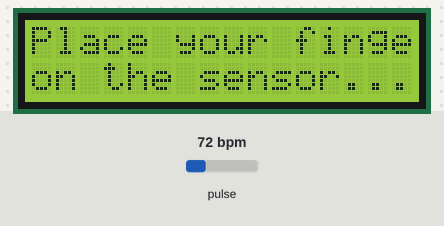
This sketch was run on a simulated Arduino Uno, built with avr-gcc and run on an emulated ATmega328P. Parts: 16×2 character LCD. The test bench sets the inputs (shaded band); at power-on: pulse 72 bpm. What the sketch prints to the serial monitor is not drawn.

Above: at 2.3 s.
2.4 s: pulse set to 130 bpm
At 5.2 s:
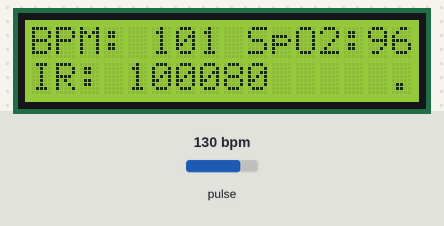
5.4 s: pulse set to 42 bpm
At 8.1 s:
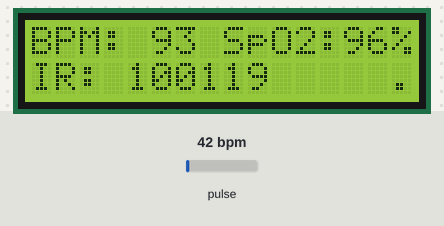
8.4 s: pulse set to 70 bpm
At 11.8 s:
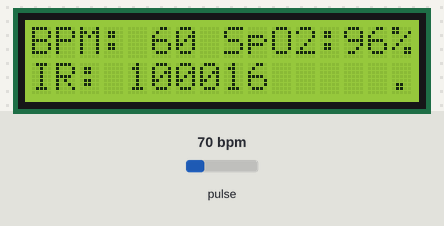
Timing chart, 0 to 13.3 s (numbered marks = the images above; inputs shaded):
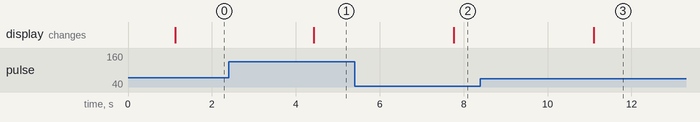

Measured:
- after the input at 2.4 s, the display: changes after 2.0 s (image 1)
- after the input at 5.4 s, the display: changes after 2.4 s (image 2)

The sketch:

vitals.ino
```cpp
#include <Wire.h>
#include "MAX30105.h"
#include "heartRate.h"
#include <LiquidCrystal_I2C.h>

MAX30105 particleSensor;
LiquidCrystal_I2C lcd(0x27, 16, 2);

#define BUFFER_SIZE 100
uint32_t redBuffer[BUFFER_SIZE];
uint32_t irBuffer[BUFFER_SIZE];

#define MAX_VALID_BPM 180
#define MIN_VALID_BPM 40
#define MAX_VALID_SPO2 100
#define MIN_VALID_SPO2 85

float bpmSum = 0;
int bpmCount = 0;
float spo2Sum = 0;
int spo2Count = 0;
float lastValidBPM = -1;
float lastValidSpO2 = -1;

void setup() {
  Serial.begin(9600);
  delay(1000);

  lcd.init();
  lcd.backlight();
  lcd.setCursor(0, 0);
  lcd.print("Initializing...");

  if (!particleSensor.begin(Wire, I2C_SPEED_STANDARD)) {
    lcd.setCursor(0, 1);
    lcd.print("Sensor not found");
    while (1);
  }

  particleSensor.setup();
  particleSensor.setPulseAmplitudeRed(0x0A);
  particleSensor.setPulseAmplitudeIR(0x0A);

  lcd.clear();
  lcd.setCursor(0, 0);
  lcd.print("Place your finger");
  lcd.setCursor(0, 1);
  lcd.print("on the sensor...");
}

void loop() {
  long irValue = particleSensor.getIR();
  long redValue = particleSensor.getRed();

  static int i = 0;
  static float bpm = -1;

  if (irValue < 10000) {
    lcd.setCursor(0, 0);
    lcd.print("Waiting for     ");
    lcd.setCursor(0, 1);
    lcd.print("finger...       ");
    Serial.println("Place finger on sensor...");
    delay(500);
    return;
  }

  redBuffer[i] = redValue;
  irBuffer[i] = irValue;
  i++;

  // Detect heartbeat
  if (checkForBeat(irValue)) {
    static long lastBeat = 0;
    long now = millis();
    long delta = now - lastBeat;
    lastBeat = now;

    float currentBPM = 60.0 / (delta / 1000.0);

    if (currentBPM > MIN_VALID_BPM && currentBPM < MAX_VALID_BPM) {
      bpm = currentBPM;
      bpmSum += bpm;
      bpmCount++;
      lastValidBPM = bpm;
    }
  }

  if (i >= BUFFER_SIZE) {
    float meanRed = 0, meanIR = 0, stdRed = 0, stdIR = 0;

    for (int j = 0; j < BUFFER_SIZE; j++) {
      meanRed += redBuffer[j];
      meanIR += irBuffer[j];
    }
    meanRed /= BUFFER_SIZE;
    meanIR /= BUFFER_SIZE;

    for (int j = 0; j < BUFFER_SIZE; j++) {
      stdRed += pow(redBuffer[j] - meanRed, 2);
      stdIR += pow(irBuffer[j] - meanIR, 2);
    }
    stdRed = sqrt(stdRed / BUFFER_SIZE);
    stdIR = sqrt(stdIR / BUFFER_SIZE);

    float ratio = (stdRed / meanRed) / (stdIR / meanIR);
    float spo2 = 110.0 - 25.0 * ratio;
    spo2 = constrain(spo2, 0, 100);

    if (spo2 >= MIN_VALID_SPO2 && spo2 <= MAX_VALID_SPO2) {
      lastValidSpO2 = spo2;
      spo2Sum += spo2;
      spo2Count++;
    }

    float avgBPM = (bpmCount > 0) ? bpmSum / bpmCount : lastValidBPM;

    Serial.print("BPM: ");
    Serial.print(avgBPM, 1);
    Serial.print(" | SpO2: ");
    Serial.print(lastValidSpO2, 1);
    Serial.print("% | IR: ");
    Serial.println(irValue);

    Serial.print("<DATA,");
    Serial.print(avgBPM, 1);
    Serial.print(",");
    Serial.print(lastValidSpO2, 1);
    Serial.println(">");

    lcd.setCursor(0, 0);
    lcd.print("BPM: ");
    if (avgBPM > 0)
      lcd.print((int)avgBPM);
    else
      lcd.print("--");
    lcd.print(" SpO2:");
    lcd.print((int)lastValidSpO2);
    lcd.print("%");

    lcd.setCursor(0, 1);
    lcd.print("IR: ");
    lcd.print(irValue);
    lcd.print("     ");

    i = 0;

    // Reset BPM sum only if bpmCount > 0
    if (bpmCount > 0) {
      bpmSum = 0;
      bpmCount = 0;
    }
  }

  delay(20);
}
```
